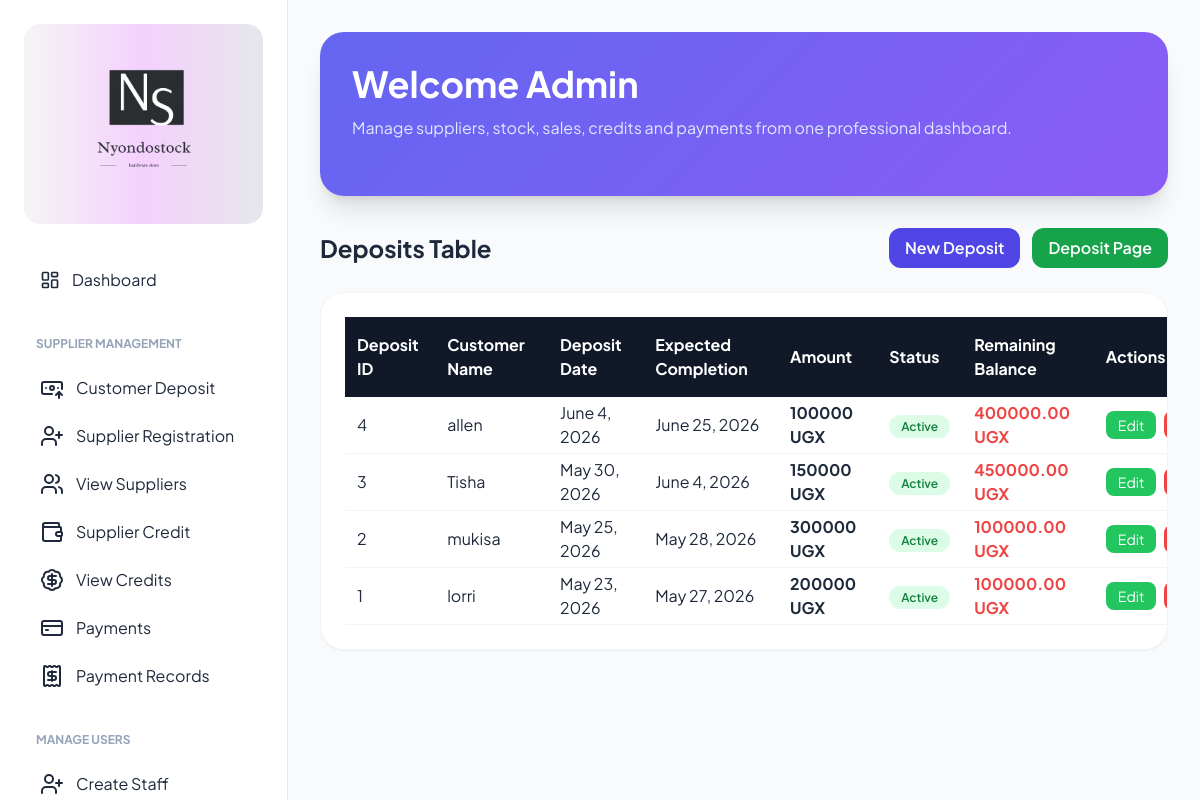
The app's page /deposit_page/ with its own data.
### nyondoapp/models.py (models this page shows)
class Deposit(models.Model):
    STATUS = [
        ("Active","Active"),
        ("Pending","Pending"),
        ("Finished","Finished")
    ]
    PRODUCT = [
        ("cement","cement"),
        ("iron sheets","iron sheets"),
        ("iron bars","iron bars"),
    ]
    Customer_name = models.ForeignKey(Customer, on_delete=models.CASCADE)
    deposit_date = models.DateField(auto_now_add=True)
    deposit_amount = models.IntegerField()
    expected_completion = models.DateField()
    status = models.CharField(max_length=20, choices=STATUS)
    product_name = models.CharField(max_length=100, choices=PRODUCT)

class Customer(models.Model):
    customer_name = models.CharField(max_length=30, blank=False)
    phone = models.CharField(max_length=15, validators=[validate_ug_phone])
    product_name = models.CharField(max_length=100, blank=False)
    nin = models.CharField(max_length=14, validators=[validate_nin])
    location = models.CharField(max_length=100)
    total_price = models.IntegerField()

### nyondoapp/views.py (the view)
# urls.py: path('deposit_page/', views.deposit_page, name="deposit_page"),
def deposit_page(request):
    deposits = Deposit.objects.all().order_by('-deposit_date')
    customers = Customer.objects.all().order_by('-id')
    for deposit in deposits:
        total_price = int(deposit.Customer_name.total_price) if deposit.Customer_name.total_price else 0
        deposit_amount = int(deposit.deposit_amount) if deposit.deposit_amount else 0
        deposit.remaining_balance = total_price - deposit_amount
    context = {
        'deposits': deposits,
        'customers': customers,
    }
    return render(request, 'account/deposit_page.html', context)

### nyondoapp/templates/account/deposit_page.html (shortened to what this page needs)
{% extends 'base.html' %}
{% block content %}
  <div class="mb-6 flex items-center justify-between">
    <h1 class="text-2xl font-bold text-slate-800">Deposits Table</h1>
    <div class="flex gap-3">
      <a href="{% url 'customer_deposit' %}" class="bg-indigo-600 text-white px-4 py-2 rounded-xl font-semibold hover:bg-indigo-700">New Deposit</a>
      <a href="{% url 'deposit_page' %}" class="bg-green-600 text-white px-4 py-2 rounded-xl font-semibold hover:bg-green-700">Deposit Page</a>
    </div>
  </div>
  <div class="bg-white rounded-3xl p-6 shadow-sm border border-slate-100 overflow-x-auto">
    <table class="w-full min-w-[900px]">
      <thead class="bg-gray-900 text-white">
        <tr>
          <th class="text-left py-4 px-3">Deposit ID</th>
          <th class="text-left py-4 px-3">Customer Name</th>
          <th class="text-left py-4 px-3">Deposit Date</th>
          <th class="text-left py-4 px-3">Expected Completion</th>
          <th class="text-left py-4 px-3">Amount</th>
          <th class="text-left py-4 px-3">Status</th>
          <th class="text-left py-4 px-3">Remaining Balance</th>
          <th class="text-left py-4 px-3">Actions</th>
        </tr>
      </thead>
      <tbody>
        {% for deposit in deposits %}
        <tr class="border-b border-slate-100 hover:bg-slate-50">
          <td class="py-4 px-3">{{ deposit.id }}</td>
          <td class="px-3">{{ deposit.Customer_name.customer_name }}</td>
          <td class="px-3">{{ deposit.deposit_date }}</td>
          <td class="px-3">{{ deposit.expected_completion }}</td>
          <td class="px-3 font-bold">{{ deposit.deposit_amount }} UGX</td>
          <td class="px-3">
            <span class="px-3 py-1 rounded-full text-xs font-semibold
              {% if deposit.status == 'Active' %}bg-green-100 text-green-700
              {% elif deposit.status == 'Pending' %}bg-yellow-100 text-yellow-700
              {% else %}bg-slate-100 text-slate-600{% endif %}">
              {{ deposit.status }}
            </span>
          </td>
          <td class="px-3 font-bold text-red-500">{{ deposit.remaining_balance|floatformat:2 }} UGX</td>
          <td class="px-3">
            <div class="flex gap-2">
              <a href="{% url 'edit_deposit' deposit.id %}" class="bg-green-500 text-white px-3 py-1 rounded-lg text-sm">Edit</a>
              <form method="POST" action="{% url 'delete_deposit' deposit.id %}" onsubmit="return confirm('Delete deposit #{{ deposit.id }}?')">
                <button type="submit" class="bg-red-500 text-white px-3 py-1 rounded-lg text-sm">Delete</button>
              </form>
            </div>
          </td>
        </tr>
        {% empty %}
        <tr><td colspan="8" class="text-center py-6 text-slate-500">No deposits found.</td></tr>
        {% endfor %}
      </tbody>
    </table>
  </div>
{% endblock %}

### nyondoapp/templates/base.html (shortened to what this page needs)
{% load static %}{% load humanize %}
<!doctype html>
<html lang="en">
  <head>
    <script src="https://cdn.tailwindcss.com"></script>
  </head>
  <body class="text-slate-800">
    <aside
      id="sidebar"
      class="fixed left-0 top-0 h-full w-72 bg-white border-r border-slate-200 z-50 sidebar-transition transform -translate-x-full lg:translate-x-0 overflow-y-auto hide-scrollbar"
    >
      <div class="p-6">
        <div
          class="text-center bg-gradient-to-l from-gray-200 via-fuchsia-200 to-stone-100 rounded-2xl mb-8 py-3"
        >
          <img
            src="{% static 'account/css/images/NS.png' %}"
            class="w-44 mx-auto"
          />
        </div>
        <nav class="space-y-2">
  <a href="{% url 'dash' %}" class="flex items-center gap-3 px-4 py-3 rounded-2xl
    {% if request.resolver_match.url_name == 'dash' %}bg-indigo-50 text-indigo-600 font-semibold{% else %}hover:bg-slate-100{% endif %}">
    <i data-lucide="layout-dashboard" class="w-5 h-5"></i> Dashboard
  </a>
  <div class="pt-6">
    <p class="text-xs uppercase font-bold text-slate-400 px-3 mb-3">Supplier Management</p>
    <a href="{% url 'customer_page' %}" class="flex items-center gap-3 px-4 py-3 rounded-xl
      {% if request.resolver_match.url_name == 'customer_page' %}bg-indigo-50 text-indigo-600 font-semibold{% else %}hover:bg-slate-100{% endif %}">
      <i data-lucide="banknote-arrow-up"></i> Customer Deposit
    </a>
    <a href="{% url 'supplier_registration' %}" class="flex items-center gap-3 px-4 py-3 rounded-xl
      {% if request.resolver_match.url_name == 'supplier_registration' %}bg-indigo-50 text-indigo-600 font-semibold{% else %}hover:bg-slate-100{% endif %}">
      <i data-lucide="user-plus"></i> Supplier Registration
    </a>
    <a href="{% url 'supplier_list' %}" class="flex items-center gap-3 px-4 py-3 rounded-xl
      {% if request.resolver_match.url_name == 'supplier_list' %}bg-indigo-50 text-indigo-600 font-semibold{% else %}hover:bg-slate-100{% endif %}">
      <i data-lucide="users"></i> View Suppliers
    </a>
    <a href="{% url 'supplier_credit_register' %}" class="flex items-center gap-3 px-4 py-3 rounded-xl
      {% if request.resolver_match.url_name == 'supplier_credit_register' %}bg-indigo-50 text-indigo-600 font-semibold{% else %}hover:bg-slate-100{% endif %}">
      <i data-lucide="wallet"></i> Supplier Credit
    </a>
    <a href="{% url 'supplier_credit_table' %}" class="flex items-center gap-3 px-4 py-3 rounded-xl
      {% if request.resolver_match.url_name == 'supplier_credit_table' %}bg-indigo-50 text-indigo-600 font-semibold{% else %}hover:bg-slate-100{% endif %}">
      <i data-lucide="badge-dollar-sign"></i> View Credits
    </a>
    <a href="{% url 'payment_register' %}" class="flex items-center gap-3 px-4 py-3 rounded-xl
      {% if request.resolver_match.url_name == 'payment_register' %}bg-indigo-50 text-indigo-600 font-semibold{% else %}hover:bg-slate-100{% endif %}">
      <i data-lucide="credit-card"></i> Payments
    </a>
    <a href="{% url 'payment_table' %}" class="flex items-center gap-3 px-4 py-3 rounded-xl
      {% if request.resolver_match.url_name == 'payment_table' %}bg-indigo-50 text-indigo-600 font-semibold{% else %}hover:bg-slate-100{% endif %}">
      <i data-lucide="receipt"></i> Payment Records
    </a>
  </div>
  <div class="pt-6">
    <p class="text-xs uppercase font-bold text-slate-400 px-3 mb-3">Manage Users</p>
    <a href="{% url 'users' %}" class="flex items-center gap-3 px-4 py-3 rounded-xl
      {% if request.resolver_match.url_name == 'users' %}bg-indigo-50 text-indigo-600 font-semibold{% else %}hover:bg-slate-100{% endif %}">
      <i data-lucide="user-plus"></i> Create Staff
    </a>
  </div>
</nav>
      </div>
    </aside>
    <main class="lg:ml-72 min-h-screen pt-20 lg:pt-8 px-4 lg:px-8 pb-8">
     <div class="purple-gradient rounded-3xl p-8 mb-8 text-white shadow-xl sticky top-0 z-30">
    <h1 class="text-4xl font-bold mb-3">Welcome Admin</h1>
    <p class="text-indigo-100 mb-6 max-w-2xl">
      Manage suppliers, stock, sales, credits and payments from one professional dashboard.
    </p>
  </div>
      {% block content %}{% endblock %}
    </main>
  </body>
</html>

### nyondoapp/templates/base.html (style rules this page uses)
body { font-family: "Plus Jakarta Sans", sans-serif; background-color: #f8fafc; }
.purple-gradient { background: linear-gradient(135deg, #6366f1 0%, #8b5cf6 100%); }
.sidebar-transition { transition: transform 0.3s ease; }
.hide-scrollbar { scrollbar-width: none; }

### records on screen
Deposit: id "4", Customer_name.customer_name "allen", deposit_date "June 4, 2026", expected_completion "June 25, 2026", deposit_amount "100000", status "Active", remaining_balance "400000.00"
Deposit: id "3", Customer_name.customer_name "Tisha", deposit_date "May 30, 2026", expected_completion "June 4, 2026", deposit_amount "150000", status "Active", remaining_balance "450000.00"
Deposit: id "2", Customer_name.customer_name "mukisa", deposit_date "May 25, 2026", expected_completion "May 28, 2026", deposit_amount "300000", status "Active", remaining_balance "100000.00"
Deposit: id "1", Customer_name.customer_name "lorri", deposit_date "May 23, 2026", expected_completion "May 27, 2026", deposit_amount "200000", status "Active", remaining_balance "100000.00"
